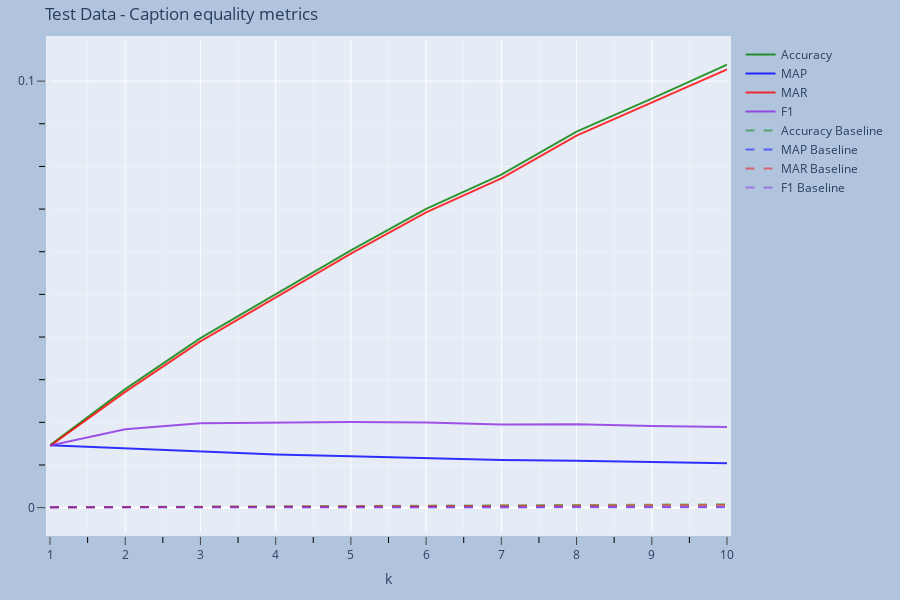

Notebook cell for this chart:
### Markdown cell above
### Caption equality relevance metric

### Code cell
_ = retrieval_report(
    test_results, test_dataset_reference, test_relevant_cap, test_tot_relevant_cap,
    k=k,
    metrics=metrics,
    title=f"Test Data - Caption equality metrics @ k={k}",
    decimal_precision=decimal_precision
)
_ = retrieval_graph_report(
    test_results, test_dataset_reference, test_tot_relevant_cap,
    k_range=(1, k),
    metrics=metrics, 
    titlexyf=("k", None, "Test Data - Caption equality metrics"),
    reference_preprocess=reference_preprocess_cap
)

### Figure 1 — Plotly figure (JSON) as saved in the notebook; plotly's stock layout.template omitted (floating-point values rounded to 4 significant figures)
{"data": [{"line": {"color": "green", "dash": "solid"}, "mode": "lines+text", "name": "Accuracy", "opacity": 0.8, "type": "scatter", "x": [1, 2, 3, 4, 5, 6, 7, 8, 9, 10], "y": [0.01465, 0.0278, 0.03975, 0.04995, 0.06034, 0.07007, 0.07805, 0.08814, 0.09589, 0.1039]}, {"line": {"color": "blue", "dash": "solid"}, "mode": "lines+text", "name": "MAP", "opacity": 0.8, "type": "scatter", "x": [1, 2, 3, 4, 5, 6, 7, 8, 9, 10], "y": [0.01465, 0.0139, 0.01325, 0.01249, 0.01207, 0.01168, 0.01115, 0.01102, 0.01065, 0.01043]}, {"line": {"color": "red", "dash": "solid"}, "mode": "lines+text", "name": "MAR", "opacity": 0.8, "type": "scatter", "x": [1, 2, 3, 4, 5, 6, 7, 8, 9, 10], "y": [0.01447, 0.02714, 0.03897, 0.04917, 0.05956, 0.06923, 0.07721, 0.08724, 0.09493, 0.1027]}, {"line": {"color": "blueviolet", "dash": "solid"}, "mode": "lines+text", "name": "F1", "opacity": 0.8, "type": "scatter", "x": [1, 2, 3, 4, 5, 6, 7, 8, 9, 10], "y": [0.01456, 0.01838, 0.01977, 0.01992, 0.02007, 0.01999, 0.01949, 0.01956, 0.01916, 0.01894]}, {"line": {"color": "green", "dash": "dash"}, "mode": "lines+text", "name": "Accuracy Baseline", "opacity": 0.5, "type": "scatter", "x": [1, 2, 3, 4, 5, 6, 7, 8, 9, 10], "y": [7.873e-05, 0.0001574, 0.000236, 0.0003146, 0.0003932, 0.0004717, 0.0005501, 0.0006285, 0.0007068, 0.0007851]}, {"line": {"color": "blue", "dash": "dash"}, "mode": "lines+text", "name": "MAP Baseline", "opacity": 0.5, "type": "scatter", "x": [1, 2, 3, 4, 5, 6, 7, 8, 9, 10], "y": [7.873e-05, 7.873e-05, 7.873e-05, 7.873e-05, 7.873e-05, 7.873e-05, 7.873e-05, 7.873e-05, 7.873e-05, 7.873e-05]}, {"line": {"color": "red", "dash": "dash"}, "mode": "lines+text", "name": "MAR Baseline", "opacity": 0.5, "type": "scatter", "x": [1, 2, 3, 4, 5, 6, 7, 8, 9, 10], "y": [6.004e-05, 0.0001201, 0.0001801, 0.0002402, 0.0003002, 0.0003603, 0.0004203, 0.0004803, 0.0005404, 0.0006004]}, {"line": {"color": "blueviolet", "dash": "dash"}, "mode": "lines+text", "name": "F1 Baseline", "opacity": 0.5, "type": "scatter", "x": [1, 2, 3, 4, 5, 6, 7, 8, 9, 10], "y": [6.813e-05, 9.511e-05, 0.0001096, 0.0001186, 0.0001247, 0.0001292, 0.0001326, 0.0001353, 0.0001374, 0.0001392]}], "layout": {"height": 600, "margin": {"b": 20, "l": 50, "pad": 4, "r": 50, "t": 40}, "paper_bgcolor": "LightSteelBlue", "title": {"text": "Test Data - Caption equality metrics"}, "width": 900, "xaxis": {"dtick": 1, "minor": {"dtick": 0.5, "showgrid": true, "tickcolor": "black", "ticklen": 6}, "range": [1, 10], "ticklabelstep": 1, "ticklen": 8, "ticks": "outside", "title": {"text": "k"}}, "yaxis": {"dtick": 0.1, "minor": {"dtick": 0.01, "showgrid": true, "tickcolor": "black", "ticklen": 6}, "ticklabelstep": 1, "ticklen": 8, "ticks": "outside", "title": {}}}}
